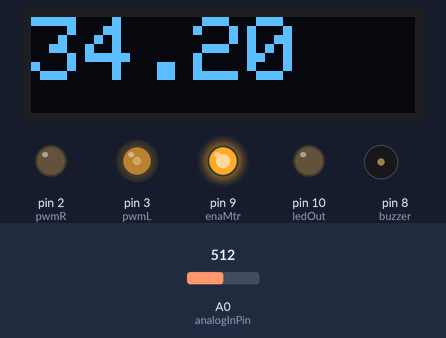
Bench run of a sketch on a simulated Arduino Uno, built with avr-gcc and run on an emulated ATmega328P. Parts: 128×32 one-colour display, output pins drawn as LEDs (lit = HIGH), buzzer (waves = sounding, pin HIGH). Inputs (shaded band) come from the test bench; at power-on: A0 (analogInPin) = 512. The display library's start-up logo is not drawn; what the sketch prints to the serial monitor is not drawn.

Above: at 5.2 s.
5.3 s: A0 (analogInPin) set to 716
At 5.9 s:
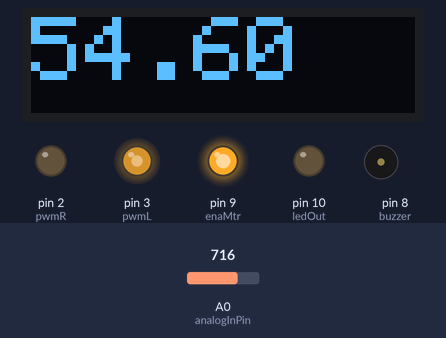
6.8 s: A0 (analogInPin) set to 729
At 8.0 s:
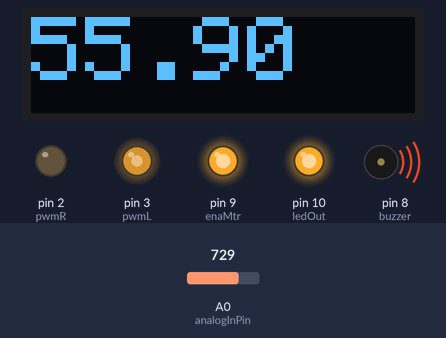
8.3 s: A0 (analogInPin) set to 900
At 9.2 s:
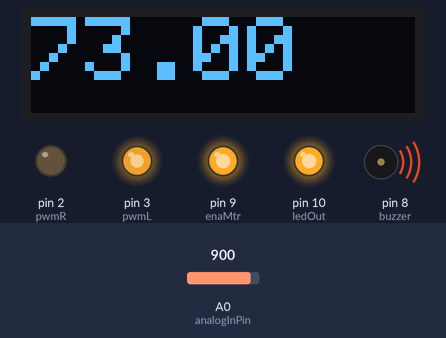
9.8 s: A0 (analogInPin) set to 122
At 10.3 s:
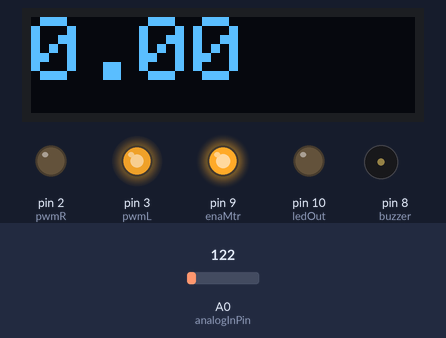
11.3 s: A0 (analogInPin) set to 306
At 12.0 s:
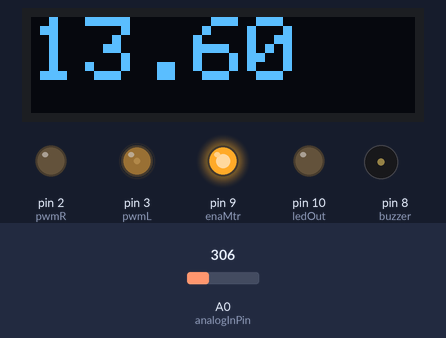
Timing chart, 0 to 13.8 s (numbered marks = the images above; inputs shaded):
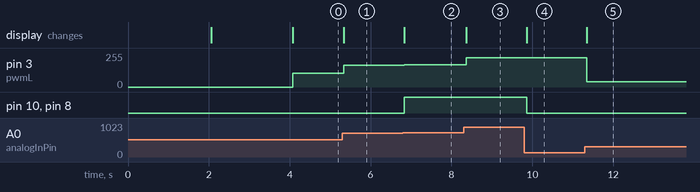

Measured:
- the behaviour switches between 720 and 721 on A0 (analogInPin) (found by bisection; images 1 and 2)
- after the input at 5.3 s, pin 3 (pwmL): 102/255 → 163/255 at once; the display: changes at once (image 1)
- after the input at 6.8 s, pin 3 (pwmL): 163/255 → 167/255 at once; pin 10 (ledOut), pin 8 (buzzer): LOW → HIGH at once; the display: changes at once (image 2)
- after the input at 8.3 s, pin 3 (pwmL): 167/255 → 219/255 after 0.07 s; the display: changes after 0.06 s (image 3)
- after the input at 9.8 s, pin 10 (ledOut), pin 8 (buzzer): HIGH → LOW after 0.06 s; the display: changes after 0.06 s (image 4)
- after the input at 11.3 s, pin 3 (pwmL): 219/255 → 40/255 after 0.05 s; the display: changes at once (image 5)

The sketch:

Ebike_Speed_Controller_System.ino
```cpp
#include <SPI.h>
#include <Wire.h>
#include <Adafruit_GFX.h>
#include <Adafruit_SSD1306.h>

#define SCREEN_WIDTH 128 // OLED display width, in pixels
#define SCREEN_HEIGHT 32 // OLED display height, in pixels
#define OLED_RESET     -1 // Reset pin # (or -1 if sharing Arduino reset pin)
#define SCREEN_ADDRESS 0x3C ///< See datasheet for Address; 0x3D for 128x64, 0x3C for 128x32
Adafruit_SSD1306 display(SCREEN_WIDTH, SCREEN_HEIGHT, &Wire, OLED_RESET);

#define NUMFLAKES     10 // Number of snowflakes in the animation example

#define LOGO_HEIGHT   16
#define LOGO_WIDTH    16
static const unsigned char PROGMEM logo_bmp[] =
{ 0b00000000, 0b11000000,
  0b00000001, 0b11000000,
  0b00000001, 0b11000000,
  0b00000011, 0b11100000,
  0b11110011, 0b11100000,
  0b11111110, 0b11111000,
  0b01111110, 0b11111111,
  0b00110011, 0b10011111,
  0b00011111, 0b11111100,
  0b00001101, 0b01110000,
  0b00011011, 0b10100000,
  0b00111111, 0b11100000,
  0b00111111, 0b11110000,
  0b01111100, 0b11110000,
  0b01110000, 0b01110000,
  0b00000000, 0b00110000 };

// These constants won't change. They're used to give names to the pins used:
const int analogInPin = A0;  // Analog input pin that the potentiometer is attached to
const int ledOut = 10;
const int buzzer = 8; // Analog output pin that the LED is attached to

const int enaMtr = 9;
const int pwmL = 3;
const int pwmR = 2;

float sensorValue = 0;        // value read from the pot
float outputValue = 0;        // value output to the PWM (analog out)

void setup() {
  // initialize serial communications at 9600 bps:
  Serial.begin(9600);
  pinMode(ledOut,OUTPUT);
  pinMode(buzzer,OUTPUT);
  pinMode(enaMtr,OUTPUT);
  digitalWrite(ledOut,LOW);
  digitalWrite(buzzer,LOW);
  digitalWrite(enaMtr,LOW);

  analogWrite(pwmL,0);
  analogWrite(pwmR,0);
  // SSD1306_SWITCHCAPVCC = generate display voltage from 3.3V internally
  if(!display.begin(SSD1306_SWITCHCAPVCC, SCREEN_ADDRESS)) {
    Serial.println(F("SSD1306 allocation failed"));
    for(;;); // Don't proceed, loop forever
  }

  // Show initial display buffer contents on the screen --
  // the library initializes this with an Adafruit splash screen.
  display.display();
  delay(2000); // Pause for 2 seconds

  // Clear the buffer
  display.clearDisplay();

  // Draw a single pixel in white
  display.drawPixel(10, 10, SSD1306_WHITE);

  // Show the display buffer on the screen. You MUST call display() after
  // drawing commands to make them visible on screen!
  display.display();
  delay(2000);
    digitalWrite(enaMtr,HIGH);

}

void loop() {
  // read the analog in value:
  sensorValue = analogRead(analogInPin);
  // map it to the range of the analog out:
   outputValue = (sensorValue-170)/10;
   if(outputValue<0.0)outputValue=0.0;
  // change the analog out value:
//  analogWrite(analogOutPin, outputValue);

  // print the results to the Serial Monitor:
  Serial.print("sensor = ");
  Serial.print(sensorValue);
  Serial.print("\t output = ");
  Serial.println(outputValue,1);

  display.clearDisplay();

  display.setTextSize(3);      // Normal 1:1 pixel scale
  display.setTextColor(SSD1306_WHITE); // Draw white text
  display.setCursor(0, 0);     // Start at top-left corner
display.print(outputValue);

  display.display();
  // wait 2 milliseconds before the next loop for the analog-to-digital
  // converter to settle after the last reading:
  delay(2);
int pwmVal = outputValue*3;
if(pwmVal<=0){
  digitalWrite(enaMtr,HIGH);
}
else{

  digitalWrite(enaMtr,HIGH);
  analogWrite(pwmL,pwmVal);
  analogWrite(pwmR,0);
}
if(outputValue>55){
  digitalWrite(ledOut,HIGH);
  digitalWrite(buzzer,HIGH);
}
else{

  digitalWrite(ledOut,LOW);
  digitalWrite(buzzer,LOW);
}


}
```
